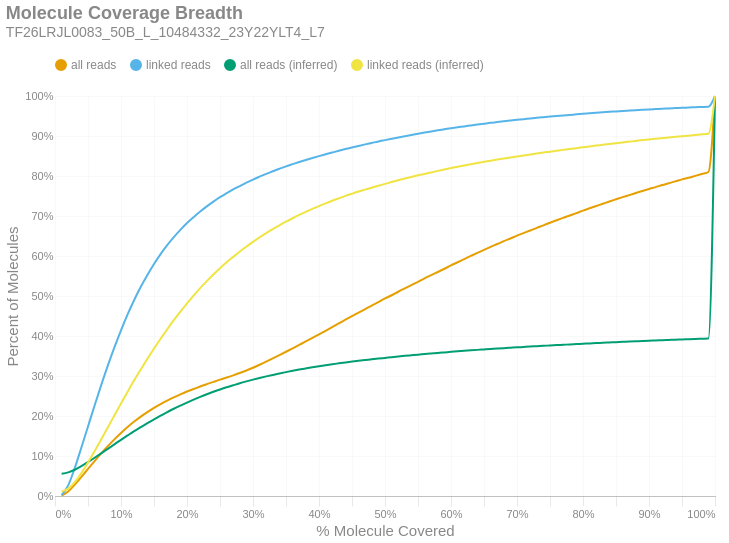

Notebook code for this chart:
### Markdown cell above
### Molecule Read Coverage
This chart shows molecule coverage breadth as computed by the number of bases aligned to that molecule. In other words, "*how much of each unique long molecule is actually sequenced/aligned?*" Keep in mind there is a distinction between sequences and alignments, since some sequences belonging to a particular molecule may not align well and wouldn't appear in the alignment data. This chart also shows molecule coverage breadth as computed by the *inferred fragment* from which the aligned sequences originate. Unlike read coverage, this calculation takes into account the total insert size, including unsequenced gaps between the forward and reverse reads. Like the previous figures, these are cumulative percents.

### Code cell
if SKIPLR:
    print_html(f"Skipped")
else:
    binned_df = consolidated_hist(valids['coverage_bp'], mask, 0.01, True)
    binned_df_inf = consolidated_hist(valids['coverage_inserts'], mask, 0.01, True)
    binned_df = binned_df.with_columns(pl.lit(binned_df_inf['all reads (cumsum)']).alias('all reads (inferred)'))
    binned_df = binned_df.with_columns(pl.lit(binned_df_inf['linked reads (cumsum)']).alias('linked reads (inferred)'))
    binned_df = binned_df.with_columns(
        (pl.col('bin').cast(pl.Float64) + 0.01).alias('right_edge')
    )

    with SafeRender(binned_df):
        (
            density_plot(binned_df, 'Molecule Coverage Breadth', samplename, 'molcov', ['all reads (inferred)','linked reads (inferred)'])
            .encode(
                #x=alt.X('bin:Q', title="% Molecule Covered").axis(format = '%').scale(padding=0),
                x=alt.X('right_edge:Q', title="% Molecule Covered").axis(format='%').scale(padding=0),
                y=alt.Y('value:Q', title='Percent of Molecules')
                    .axis(format='%')
                    .stack(False)
                    .scale(domainMin=0, padding=0),
                color=alt.Color("key:N").scale(domain = ["all reads", "linked reads", "all reads (inferred)", "linked reads (inferred)"]),
                tooltip = [
                    alt.Tooltip("key:N", title = "Data Type"),
                    alt.Tooltip("range_label:N", title="% Molecule Covered"),
                    alt.Tooltip("value:Q", format = ".2%", title="% Molecules")
                ]
            )
        ).display()

### Figure 1 — Vega-Lite specification as saved in the notebook (floating-point values rounded to 4 significant figures)
{"width": "container", "height": 400, "config": {"title": {"anchor": "start", "dy": -15, "fontSize": 18, "color": "#888888", "subtitleColor": "#888888", "subtitleFontSize": 14}, "arc": {"fill": "#0072B2"}, "axis": {"domainColor": "#888888", "domainWidth": 0.5, "gridWidth": 0.2, "grid": false, "titleFontWeight": 400, "titleFontSize": 15, "labelFontSize": 11, "labelColor": "#888888", "tickColor": "#888888", "tickWidth": 0.2, "titleColor": "#888888"}, "axisBand": {"grid": false}, "axisX": {"grid": true, "tickSize": 10, "domainCap": "round"}, "axisY": {"domain": false, "grid": true, "tickSize": 0, "domainCap": "round"}, "background": "transparent", "header": {"labelFontSize": 15, "labelColor": "#888888", "titleFontSize": 15, "titleFontWeight": 600, "titleColor": "#888888"}, "legend": {"labelFont": "sans-serif", "labelFontSize": 12, "labelColor": "#888888", "symbolSize": 100, "symbolType": "circle", "titleFontSize": 12, "titlePadding": 10, "titleColor": "#888888", "title": null, "orient": "top"}, "range": {"category": ["#E69F00", "#56B4E9", "#009E73", "#F0E442", "#0072B2", "#D55E00", "#CC79A7", "#000000"], "diverging": ["#cfe8f3", "#a2d4ec", "#73bfe2", "#46abdb", "#1696d2", "#12719e"]}, "area": {"fill": "#0072B2", "fillOpacity": 0.7, "line": true, "strokeOpacity": 0.7}, "line": {"color": "#0072B2", "stroke": "#0072B2", "strokeWidth": 2}, "trail": {"color": "#0072B2", "stroke": "#0072B2", "strokeWidth": 0, "size": 1}, "point": {"filled": true, "fillOpacity": 1.0, "size": 95}, "text": {"color": "#888888", "fontSize": 11, "align": "right", "fontWeight": 400, "size": 11}, "bar": {"fill": "#0072B2", "stroke": null}, "view": {"stroke": null, "continuousWidth": 660, "continuousHeight": 400}}, "data": {"name": "data-b5f12da889eee99df40afcce8bd87f46"}, "mark": {"type": "line", "interpolate": "monotone", "point": {"opacity": 0, "size": 275}}, "encoding": {"color": {"field": "key", "scale": {"domain": ["all reads", "linked reads", "all reads (inferred)", "linked reads (inferred)"]}, "type": "nominal"}, "tooltip": [{"field": "key", "title": "Data Type", "type": "nominal"}, {"field": "range_label", "title": "% Molecule Covered", "type": "nominal"}, {"field": "value", "format": ".2%", "title": "% Molecules", "type": "quantitative"}], "x": {"axis": {"format": "%"}, "field": "right_edge", "scale": {"padding": 0}, "title": "% Molecule Covered", "type": "quantitative"}, "y": {"axis": {"format": "%"}, "field": "value", "scale": {"domainMin": 0, "padding": 0}, "stack": false, "title": "Percent of Molecules", "type": "quantitative"}}, "params": [{"name": "param_c36ac31b6afebe62", "select": {"type": "point", "fields": ["key"]}, "bind": "legend"}], "title": {"text": "Molecule Coverage Breadth", "subtitle": "TF26LRJL0083_50B_L_10484332_23Y22YLT4_L7"}, "transform": [{"fold": ["all reads (cumsum)", "linked reads (cumsum)", "all reads (inferred)", "linked reads (inferred)"]}, {"calculate": "replace(datum.key, ' (cumsum)', '')", "as": "key"}, {"filter": {"param": "param_c36ac31b6afebe62"}}], "usermeta": {"embedOptions": {"downloadFileName": "TF26LRJL0083_50B_L_10484332_23Y22YLT4_L7.molcov"}}, "$schema": "https://vega.github.io/schema/vega-lite/v6.4.1.json", "datasets": {"data-b5f12da889eee99df40afcce8bd87f46": [{"bin": "0.0", "interval": "0.0-0.01", "all reads": 0.001173, "linked reads": 0.00199, "all reads (cumsum)": 0.001173, "linked reads (cumsum)": 0.00199, "range_label": "0.0-0.01", "all reads (inferred)": 0.05583, "linked reads (inferred)": 0.01132, "right_edge": 0.01}, {"bin": "0.01", "interval": "0.01-0.02", "all reads": 0.01019, "linked reads": 0.02448, "all reads (cumsum)": 0.01136, "linked reads (cumsum)": 0.02647, "range_label": "0.01-0.02", "all reads (inferred)": 0.05916, "linked reads (inferred)": 0.01838, "right_edge": 0.02}, {"bin": "0.02", "interval": "0.02-0.03", "all reads": 0.0171, "linked reads": 0.04383, "all reads (cumsum)": 0.02846, "linked reads (cumsum)": 0.0703, "range_label": "0.02-0.03", "all reads (inferred)": 0.06569, "linked reads (inferred)": 0.03459, "right_edge": 0.03}, {"bin": "0.03", "interval": "0.03-0.04", "all reads": 0.01938, "linked reads": 0.05098, "all reads (cumsum)": 0.04784, "linked reads (cumsum)": 0.1213, "range_label": "0.03-0.04", "all reads (inferred)": 0.07463, "linked reads (inferred)": 0.05741, "right_edge": 0.04}, {"bin": "0.04", "interval": "0.04-0.05", "all reads": 0.01983, "linked reads": 0.0526, "all reads (cumsum)": 0.06767, "linked reads (cumsum)": 0.1739, "range_label": "0.04-0.05", "all reads (inferred)": 0.08486, "linked reads (inferred)": 0.08385, "right_edge": 0.05}, {"bin": "0.05", "interval": "0.05-0.06", "all reads": 0.01968, "linked reads": 0.05254, "all reads (cumsum)": 0.08735, "linked reads (cumsum)": 0.2264, "range_label": "0.05-0.06", "all reads (inferred)": 0.09563, "linked reads (inferred)": 0.1122, "right_edge": 0.06}, {"bin": "0.06", "interval": "0.06-0.07", "all reads": 0.019, "linked reads": 0.05074, "all reads (cumsum)": 0.1064, "linked reads (cumsum)": 0.2771, "range_label": "0.06-0.07", "all reads (inferred)": 0.1066, "linked reads (inferred)": 0.1414, "right_edge": 0.07}, {"bin": "0.07", "interval": "0.07-0.08", "all reads": 0.01821, "linked reads": 0.04867, "all reads (cumsum)": 0.1246, "linked reads (cumsum)": 0.3258, "range_label": "0.07-0.08", "all reads (inferred)": 0.118, "linked reads (inferred)": 0.1714, "right_edge": 0.08}, {"bin": "0.08", "interval": "0.08-0.09", "all reads": 0.01708, "linked reads": 0.04577, "all reads (cumsum)": 0.1416, "linked reads (cumsum)": 0.3716, "range_label": "0.08-0.09", "all reads (inferred)": 0.1292, "linked reads (inferred)": 0.2015, "right_edge": 0.09}, {"bin": "0.09", "interval": "0.09-0.1", "all reads": 0.01592, "linked reads": 0.04263, "all reads (cumsum)": 0.1576, "linked reads (cumsum)": 0.4142, "range_label": "0.09-0.1", "all reads (inferred)": 0.1405, "linked reads (inferred)": 0.2315, "right_edge": 0.1}, {"bin": "0.1", "interval": "0.1-0.11", "all reads": 0.01491, "linked reads": 0.03982, "all reads (cumsum)": 0.1725, "linked reads (cumsum)": 0.454, "range_label": "0.1-0.11", "all reads (inferred)": 0.1514, "linked reads (inferred)": 0.2605, "right_edge": 0.11}, {"bin": "0.11", "interval": "0.11-0.12", "all reads": 0.01357, "linked reads": 0.03607, "all reads (cumsum)": 0.186, "linked reads (cumsum)": 0.4901, "range_label": "0.11-0.12", "all reads (inferred)": 0.1621, "linked reads (inferred)": 0.2891, "right_edge": 0.12}, {"bin": "0.12", "interval": "0.12-0.13", "all reads": 0.01239, "linked reads": 0.03294, "all reads (cumsum)": 0.1984, "linked reads (cumsum)": 0.5231, "range_label": "0.12-0.13", "all reads (inferred)": 0.1722, "linked reads (inferred)": 0.3162, "right_edge": 0.13}, {"bin": "0.13", "interval": "0.13-0.14", "all reads": 0.01127, "linked reads": 0.0295, "all reads (cumsum)": 0.2097, "linked reads (cumsum)": 0.5525, "range_label": "0.13-0.14", "all reads (inferred)": 0.1821, "linked reads (inferred)": 0.3429, "right_edge": 0.14}, {"bin": "0.14", "interval": "0.14-0.15", "all reads": 0.01054, "linked reads": 0.02753, "all reads (cumsum)": 0.2202, "linked reads (cumsum)": 0.5801, "range_label": "0.14-0.15", "all reads (inferred)": 0.1916, "linked reads (inferred)": 0.3684, "right_edge": 0.15}, {"bin": "0.15", "interval": "0.15-0.16", "all reads": 0.009665, "linked reads": 0.02473, "all reads (cumsum)": 0.2299, "linked reads (cumsum)": 0.6048, "range_label": "0.15-0.16", "all reads (inferred)": 0.2008, "linked reads (inferred)": 0.3932, "right_edge": 0.16}, {"bin": "0.16", "interval": "0.16-0.17", "all reads": 0.008716, "linked reads": 0.02219, "all reads (cumsum)": 0.2386, "linked reads (cumsum)": 0.627, "range_label": "0.16-0.17", "all reads (inferred)": 0.2096, "linked reads (inferred)": 0.4167, "right_edge": 0.17}, {"bin": "0.17", "interval": "0.17-0.18", "all reads": 0.008058, "linked reads": 0.02013, "all reads (cumsum)": 0.2467, "linked reads (cumsum)": 0.6471, "range_label": "0.17-0.18", "all reads (inferred)": 0.2181, "linked reads (inferred)": 0.4396, "right_edge": 0.18}, {"bin": "0.18", "interval": "0.18-0.19", "all reads": 0.007422, "linked reads": 0.01816, "all reads (cumsum)": 0.2541, "linked reads (cumsum)": 0.6653, "range_label": "0.18-0.19", "all reads (inferred)": 0.2261, "linked reads (inferred)": 0.4612, "right_edge": 0.19}, {"bin": "0.19", "interval": "0.19-0.2", "all reads": 0.007045, "linked reads": 0.01702, "all reads (cumsum)": 0.2611, "linked reads (cumsum)": 0.6823, "range_label": "0.19-0.2", "all reads (inferred)": 0.2336, "linked reads (inferred)": 0.4814, "right_edge": 0.2}, {"bin": "0.2", "interval": "0.2-0.21", "all reads": 0.006319, "linked reads": 0.01484, "all reads (cumsum)": 0.2675, "linked reads (cumsum)": 0.6972, "range_label": "0.2-0.21", "all reads (inferred)": 0.2409, "linked reads (inferred)": 0.501, "right_edge": 0.21}, {"bin": "0.21", "interval": "0.21-0.22", "all reads": 0.00621, "linked reads": 0.01406, "all reads (cumsum)": 0.2737, "linked reads (cumsum)": 0.7112, "range_label": "0.21-0.22", "all reads (inferred)": 0.2479, "linked reads (inferred)": 0.5197, "right_edge": 0.22}, {"bin": "0.22", "interval": "0.22-0.23", "all reads": 0.005877, "linked reads": 0.0129, "all reads (cumsum)": 0.2796, "linked reads (cumsum)": 0.7241, "range_label": "0.22-0.23", "all reads (inferred)": 0.2544, "linked reads (inferred)": 0.5371, "right_edge": 0.23}, {"bin": "0.23", "interval": "0.23-0.24", "all reads": 0.005718, "linked reads": 0.01193, "all reads (cumsum)": 0.2853, "linked reads (cumsum)": 0.736, "range_label": "0.23-0.24", "all reads (inferred)": 0.2605, "linked reads (inferred)": 0.5537, "right_edge": 0.24}, {"bin": "0.24", "interval": "0.24-0.25", "all reads": 0.005619, "linked reads": 0.01116, "all reads (cumsum)": 0.2909, "linked reads (cumsum)": 0.7472, "range_label": "0.24-0.25", "all reads (inferred)": 0.2664, "linked reads (inferred)": 0.5695, "right_edge": 0.25}, {"bin": "0.25", "interval": "0.25-0.26", "all reads": 0.005267, "linked reads": 0.009837, "all reads (cumsum)": 0.2962, "linked reads (cumsum)": 0.757, "range_label": "0.25-0.26", "all reads (inferred)": 0.2719, "linked reads (inferred)": 0.5842, "right_edge": 0.26}, {"bin": "0.26", "interval": "0.26-0.27", "all reads": 0.005473, "linked reads": 0.009373, "all reads (cumsum)": 0.3016, "linked reads (cumsum)": 0.7664, "range_label": "0.26-0.27", "all reads (inferred)": 0.2769, "linked reads (inferred)": 0.5977, "right_edge": 0.27}, {"bin": "0.27", "interval": "0.27-0.28", "all reads": 0.005842, "linked reads": 0.008396, "all reads (cumsum)": 0.3075, "linked reads (cumsum)": 0.7748, "range_label": "0.27-0.28", "all reads (inferred)": 0.2819, "linked reads (inferred)": 0.611, "right_edge": 0.28}, {"bin": "0.28", "interval": "0.28-0.29", "all reads": 0.006344, "linked reads": 0.008429, "all reads (cumsum)": 0.3138, "linked reads (cumsum)": 0.7832, "range_label": "0.28-0.29", "all reads (inferred)": 0.2865, "linked reads (inferred)": 0.6234, "right_edge": 0.29}, {"bin": "0.29", "interval": "0.29-0.3", "all reads": 0.006871, "linked reads": 0.007893, "all reads (cumsum)": 0.3207, "linked reads (cumsum)": 0.7911, "range_label": "0.29-0.3", "all reads (inferred)": 0.2909, "linked reads (inferred)": 0.6354, "right_edge": 0.3}, {"bin": "0.3", "interval": "0.3-0.31", "all reads": 0.0075, "linked reads": 0.007276, "all reads (cumsum)": 0.3282, "linked reads (cumsum)": 0.7984, "range_label": "0.3-0.31", "all reads (inferred)": 0.2951, "linked reads (inferred)": 0.6466, "right_edge": 0.31}, {"bin": "0.31", "interval": "0.31-0.32", "all reads": 0.007855, "linked reads": 0.00704, "all reads (cumsum)": 0.336, "linked reads (cumsum)": 0.8055, "range_label": "0.31-0.32", "all reads (inferred)": 0.299, "linked reads (inferred)": 0.657, "right_edge": 0.32}, {"bin": "0.32", "interval": "0.32-0.33", "all reads": 0.008088, "linked reads": 0.006377, "all reads (cumsum)": 0.3441, "linked reads (cumsum)": 0.8118, "range_label": "0.32-0.33", "all reads (inferred)": 0.3027, "linked reads (inferred)": 0.667, "right_edge": 0.33}, {"bin": "0.33", "interval": "0.33-0.34", "all reads": 0.008217, "linked reads": 0.006224, "all reads (cumsum)": 0.3523, "linked reads (cumsum)": 0.8181, "range_label": "0.33-0.34", "all reads (inferred)": 0.3063, "linked reads (inferred)": 0.6765, "right_edge": 0.34}, {"bin": "0.34", "interval": "0.34-0.35", "all reads": 0.008307, "linked reads": 0.005998, "all reads (cumsum)": 0.3607, "linked reads (cumsum)": 0.824, "range_label": "0.34-0.35", "all reads (inferred)": 0.3097, "linked reads (inferred)": 0.6857, "right_edge": 0.35}, {"bin": "0.35", "interval": "0.35-0.36", "all reads": 0.00849, "linked reads": 0.005511, "all reads (cumsum)": 0.3691, "linked reads (cumsum)": 0.8296, "range_label": "0.35-0.36", "all reads (inferred)": 0.313, "linked reads (inferred)": 0.6944, "right_edge": 0.36}, {"bin": "0.36", "interval": "0.36-0.37", "all reads": 0.008593, "linked reads": 0.005453, "all reads (cumsum)": 0.3777, "linked reads (cumsum)": 0.835, "range_label": "0.36-0.37", "all reads (inferred)": 0.3161, "linked reads (inferred)": 0.7026, "right_edge": 0.37}, {"bin": "0.37", "interval": "0.37-0.38", "all reads": 0.008592, "linked reads": 0.005155, "all reads (cumsum)": 0.3863, "linked reads (cumsum)": 0.8402, "range_label": "0.37-0.38", "all reads (inferred)": 0.3189, "linked reads (inferred)": 0.7102, "right_edge": 0.38}, {"bin": "0.38", "interval": "0.38-0.39", "all reads": 0.008805, "linked reads": 0.004927, "all reads (cumsum)": 0.3951, "linked reads (cumsum)": 0.8451, "range_label": "0.38-0.39", "all reads (inferred)": 0.3217, "linked reads (inferred)": 0.7177, "right_edge": 0.39}, {"bin": "0.39", "interval": "0.39-0.4", "all reads": 0.008885, "linked reads": 0.004633, "all reads (cumsum)": 0.404, "linked reads (cumsum)": 0.8497, "range_label": "0.39-0.4", "all reads (inferred)": 0.3244, "linked reads (inferred)": 0.7249, "right_edge": 0.4}, {"bin": "0.4", "interval": "0.4-0.41", "all reads": 0.009047, "linked reads": 0.004463, "all reads (cumsum)": 0.4131, "linked reads (cumsum)": 0.8542, "range_label": "0.4-0.41", "all reads (inferred)": 0.3269, "linked reads (inferred)": 0.7316, "right_edge": 0.41}, {"bin": "0.41", "interval": "0.41-0.42", "all reads": 0.009335, "linked reads": 0.004479, "all reads (cumsum)": 0.4224, "linked reads (cumsum)": 0.8587, "range_label": "0.41-0.42", "all reads (inferred)": 0.3294, "linked reads (inferred)": 0.738, "right_edge": 0.42}, {"bin": "0.42", "interval": "0.42-0.43", "all reads": 0.009251, "linked reads": 0.004424, "all reads (cumsum)": 0.4317, "linked reads (cumsum)": 0.8631, "range_label": "0.42-0.43", "all reads (inferred)": 0.3317, "linked reads (inferred)": 0.7442, "right_edge": 0.43}, {"bin": "0.43", "interval": "0.43-0.44", "all reads": 0.009037, "linked reads": 0.004178, "all reads (cumsum)": 0.4407, "linked reads (cumsum)": 0.8673, "range_label": "0.43-0.44", "all reads (inferred)": 0.334, "linked reads (inferred)": 0.7503, "right_edge": 0.44}, {"bin": "0.44", "interval": "0.44-0.45", "all reads": 0.009056, "linked reads": 0.00396, "all reads (cumsum)": 0.4497, "linked reads (cumsum)": 0.8712, "range_label": "0.44-0.45", "all reads (inferred)": 0.336, "linked reads (inferred)": 0.7558, "right_edge": 0.45}, {"bin": "0.45", "interval": "0.45-0.46", "all reads": 0.00888, "linked reads": 0.003943, "all reads (cumsum)": 0.4586, "linked reads (cumsum)": 0.8752, "range_label": "0.45-0.46", "all reads (inferred)": 0.338, "linked reads (inferred)": 0.7611, "right_edge": 0.46}, {"bin": "0.46", "interval": "0.46-0.47", "all reads": 0.008691, "linked reads": 0.003839, "all reads (cumsum)": 0.4673, "linked reads (cumsum)": 0.879, "range_label": "0.46-0.47", "all reads (inferred)": 0.3398, "linked reads (inferred)": 0.7659, "right_edge": 0.47}, {"bin": "0.47", "interval": "0.47-0.48", "all reads": 0.008756, "linked reads": 0.003695, "all reads (cumsum)": 0.4761, "linked reads (cumsum)": 0.8827, "range_label": "0.47-0.48", "all reads (inferred)": 0.3417, "linked reads (inferred)": 0.7708, "right_edge": 0.48}, {"bin": "0.48", "interval": "0.48-0.49", "all reads": 0.008488, "linked reads": 0.003734, "all reads (cumsum)": 0.4846, "linked reads (cumsum)": 0.8864, "range_label": "0.48-0.49", "all reads (inferred)": 0.3435, "linked reads (inferred)": 0.7756, "right_edge": 0.49}, {"bin": "0.49", "interval": "0.49-0.5", "all reads": 0.00924, "linked reads": 0.003257, "all reads (cumsum)": 0.4938, "linked reads (cumsum)": 0.8897, "range_label": "0.49-0.5", "all reads (inferred)": 0.3453, "linked reads (inferred)": 0.7802, "right_edge": 0.5}, {"bin": "0.5", "interval": "0.5-0.51", "all reads": 0.008063, "linked reads": 0.003277, "all reads (cumsum)": 0.5019, "linked reads (cumsum)": 0.893, "range_label": "0.5-0.51", "all reads (inferred)": 0.347, "linked reads (inferred)": 0.7849, "right_edge": 0.51}, {"bin": "0.51", "interval": "0.51-0.52", "all reads": 0.008762, "linked reads": 0.003313, "all reads (cumsum)": 0.5106, "linked reads (cumsum)": 0.8963, "range_label": "0.51-0.52", "all reads (inferred)": 0.3488, "linked reads (inferred)": 0.7894, "right_edge": 0.52}, {"bin": "0.52", "interval": "0.52-0.53", "all reads": 0.008368, "linked reads": 0.003267, "all reads (cumsum)": 0.519, "linked reads (cumsum)": 0.8996, "range_label": "0.52-0.53", "all reads (inferred)": 0.3504, "linked reads (inferred)": 0.7937, "right_edge": 0.53}, {"bin": "0.53", "interval": "0.53-0.54", "all reads": 0.008354, "linked reads": 0.003087, "all reads (cumsum)": 0.5273, "linked reads (cumsum)": 0.9026, "range_label": "0.53-0.54", "all reads (inferred)": 0.3519, "linked reads (inferred)": 0.7977, "right_edge": 0.54}, {"bin": "0.54", "interval": "0.54-0.55", "all reads": 0.008142, "linked reads": 0.003136, "all reads (cumsum)": 0.5355, "linked reads (cumsum)": 0.9058, "range_label": "0.54-0.55", "all reads (inferred)": 0.3534, "linked reads (inferred)": 0.8017, "right_edge": 0.55}, {"bin": "0.55", "interval": "0.55-0.56", "all reads": 0.008584, "linked reads": 0.002872, "all reads (cumsum)": 0.5441, "linked reads (cumsum)": 0.9087, "range_label": "0.55-0.56", "all reads (inferred)": 0.3548, "linked reads (inferred)": 0.8052, "right_edge": 0.56}, {"bin": "0.56", "interval": "0.56-0.57", "all reads": 0.008053, "linked reads": 0.002738, "all reads (cumsum)": 0.5521, "linked reads (cumsum)": 0.9114, "range_label": "0.56-0.57", "all reads (inferred)": 0.3562, "linked reads (inferred)": 0.809, "right_edge": 0.57}, {"bin": "0.57", "interval": "0.57-0.58", "all reads": 0.007879, "linked reads": 0.002806, "all reads (cumsum)": 0.56, "linked reads (cumsum)": 0.9142, "range_label": "0.57-0.58", "all reads (inferred)": 0.3577, "linked reads (inferred)": 0.8128, "right_edge": 0.58}, {"bin": "0.58", "interval": "0.58-0.59", "all reads": 0.008102, "linked reads": 0.002601, "all reads (cumsum)": 0.5681, "linked reads (cumsum)": 0.9168, "range_label": "0.58-0.59", "all reads (inferred)": 0.359, "linked reads (inferred)": 0.8163, "right_edge": 0.59}, {"bin": "0.59", "interval": "0.59-0.6", "all reads": 0.008323, "linked reads": 0.002663, "all reads (cumsum)": 0.5764, "linked reads (cumsum)": 0.9195, "range_label": "0.59-0.6", "all reads (inferred)": 0.3604, "linked reads (inferred)": 0.8198, "right_edge": 0.6}, {"bin": "0.6", "interval": "0.6-0.61", "all reads": 0.007908, "linked reads": 0.002437, "all reads (cumsum)": 0.5843, "linked reads (cumsum)": 0.9219, "range_label": "0.6-0.61", "all reads (inferred)": 0.3617, "linked reads (inferred)": 0.8232, "right_edge": 0.61}, {"bin": "0.61", "interval": "0.61-0.62", "all reads": 0.008009, "linked reads": 0.00214, "all reads (cumsum)": 0.5923, "linked reads (cumsum)": 0.924, "range_label": "0.61-0.62", "all reads (inferred)": 0.3629, "linked reads (inferred)": 0.8265, "right_edge": 0.62}, {"bin": "0.62", "interval": "0.62-0.63", "all reads": 0.007806, "linked reads": 0.002369, "all reads (cumsum)": 0.6002, "linked reads (cumsum)": 0.9264, "range_label": "0.62-0.63", "all reads (inferred)": 0.3642, "linked reads (inferred)": 0.8296, "right_edge": 0.63}, {"bin": "0.63", "interval": "0.63-0.64", "all reads": 0.007703, "linked reads": 0.002271, "all reads (cumsum)": 0.6079, "linked reads (cumsum)": 0.9287, "range_label": "0.63-0.64", "all reads (inferred)": 0.3653, "linked reads (inferred)": 0.8326, "right_edge": 0.64}, {"bin": "0.64", "interval": "0.64-0.65", "all reads": 0.007419, "linked reads": 0.00214, "all reads (cumsum)": 0.6153, "linked reads (cumsum)": 0.9308, "range_label": "0.64-0.65", "all reads (inferred)": 0.3664, "linked reads (inferred)": 0.8354, "right_edge": 0.65}, {"bin": "0.65", "interval": "0.65-0.66", "all reads": 0.00763, "linked reads": 0.002137, "all reads (cumsum)": 0.6229, "linked reads (cumsum)": 0.933, "range_label": "0.65-0.66", "all reads (inferred)": 0.3675, "linked reads (inferred)": 0.8382, "right_edge": 0.66}, {"bin": "0.66", "interval": "0.66-0.67", "all reads": 0.007004, "linked reads": 0.001754, "all reads (cumsum)": 0.6299, "linked reads (cumsum)": 0.9347, "range_label": "0.66-0.67", "all reads (inferred)": 0.3686, "linked reads (inferred)": 0.8411, "right_edge": 0.67}, {"bin": "0.67", "interval": "0.67-0.68", "all reads": 0.007156, "linked reads": 0.001931, "all reads (cumsum)": 0.6371, "linked reads (cumsum)": 0.9366, "range_label": "0.67-0.68", "all reads (inferred)": 0.3696, "linked reads (inferred)": 0.8438, "right_edge": 0.68}, {"bin": "0.68", "interval": "0.68-0.69", "all reads": 0.006781, "linked reads": 0.001931, "all reads (cumsum)": 0.6438, "linked reads (cumsum)": 0.9386, "range_label": "0.68-0.69", "all reads (inferred)": 0.3706, "linked reads (inferred)": 0.8462, "right_edge": 0.69}, {"bin": "0.69", "interval": "0.69-0.7", "all reads": 0.006967, "linked reads": 0.001764, "all reads (cumsum)": 0.6508, "linked reads (cumsum)": 0.9403, "range_label": "0.69-0.7", "all reads (inferred)": 0.3716, "linked reads (inferred)": 0.8488, "right_edge": 0.7}, {"bin": "0.7", "interval": "0.7-0.71", "all reads": 0.00651, "linked reads": 0.001588, "all reads (cumsum)": 0.6573, "linked reads (cumsum)": 0.9419, "range_label": "0.7-0.71", "all reads (inferred)": 0.3726, "linked reads (inferred)": 0.8513, "right_edge": 0.71}, {"bin": "0.71", "interval": "0.71-0.72", "all reads": 0.006504, "linked reads": 0.00181, "all reads (cumsum)": 0.6638, "linked reads (cumsum)": 0.9437, "range_label": "0.71-0.72", "all reads (inferred)": 0.3736, "linked reads (inferred)": 0.8539, "right_edge": 0.72}, {"bin": "0.72", "interval": "0.72-0.73", "all reads": 0.006638, "linked reads": 0.001627, "all reads (cumsum)": 0.6705, "linked reads (cumsum)": 0.9454, "range_label": "0.72-0.73", "all reads (inferred)": 0.3745, "linked reads (inferred)": 0.8562, "right_edge": 0.73}, {"bin": "0.73", "interval": "0.73-0.74", "all reads": 0.00626, "linked reads": 0.001601, "all reads (cumsum)": 0.6767, "linked reads (cumsum)": 0.947, "range_label": "0.73-0.74", "all reads (inferred)": 0.3755, "linked reads (inferred)": 0.8586, "right_edge": 0.74}, {"bin": "0.74", "interval": "0.74-0.75", "all reads": 0.006512, "linked reads": 0.001598, "all reads (cumsum)": 0.6832, "linked reads (cumsum)": 0.9486, "range_label": "0.74-0.75", "all reads (inferred)": 0.3763, "linked reads (inferred)": 0.8608, "right_edge": 0.75}, {"bin": "0.75", "interval": "0.75-0.76", "all reads": 0.006213, "linked reads": 0.00146, "all reads (cumsum)": 0.6895, "linked reads (cumsum)": 0.95, "range_label": "0.75-0.76", "all reads (inferred)": 0.3772, "linked reads (inferred)": 0.8631, "right_edge": 0.76}, {"bin": "0.76", "interval": "0.76-0.77", "all reads": 0.005932, "linked reads": 0.001326, "all reads (cumsum)": 0.6954, "linked reads (cumsum)": 0.9513, "range_label": "0.76-0.77", "all reads (inferred)": 0.3781, "linked reads (inferred)": 0.8653, "right_edge": 0.77}, {"bin": "0.77", "interval": "0.77-0.78", "all reads": 0.005936, "linked reads": 0.001395, "all reads (cumsum)": 0.7013, "linked reads (cumsum)": 0.9527, "range_label": "0.77-0.78", "all reads (inferred)": 0.3789, "linked reads (inferred)": 0.8676, "right_edge": 0.78}, {"bin": "0.78", "interval": "0.78-0.79", "all reads": 0.005945, "linked reads": 0.001346, "all reads (cumsum)": 0.7073, "linked reads (cumsum)": 0.9541, "range_label": "0.78-0.79", "all reads (inferred)": 0.3798, "linked reads (inferred)": 0.8697, "right_edge": 0.79}, {"bin": "0.79", "interval": "0.79-0.8", "all reads": 0.006213, "linked reads": 0.001411, "all reads (cumsum)": 0.7135, "linked reads (cumsum)": 0.9555, "range_label": "0.79-0.8", "all reads (inferred)": 0.3806, "linked reads (inferred)": 0.8718, "right_edge": 0.8}, {"bin": "0.8", "interval": "0.8-0.81", "all reads": 0.005727, "linked reads": 0.001346, "all reads (cumsum)": 0.7192, "linked reads (cumsum)": 0.9568, "range_label": "0.8-0.81", "all reads (inferred)": 0.3814, "linked reads (inferred)": 0.8738, "right_edge": 0.81}, {"bin": "0.81", "interval": "0.81-0.82", "all reads": 0.005691, "linked reads": 0.001261, "all reads (cumsum)": 0.7249, "linked reads (cumsum)": 0.9581, "range_label": "0.81-0.82", "all reads (inferred)": 0.3823, "linked reads (inferred)": 0.876, "right_edge": 0.82}, {"bin": "0.82", "interval": "0.82-0.83", "all reads": 0.005666, "linked reads": 0.001166, "all reads (cumsum)": 0.7306, "linked reads (cumsum)": 0.9593, "range_label": "0.82-0.83", "all reads (inferred)": 0.383, "linked reads (inferred)": 0.8779, "right_edge": 0.83}, {"bin": "0.83", "interval": "0.83-0.84", "all reads": 0.005738, "linked reads": 0.001274, "all reads (cumsum)": 0.7363, "linked reads (cumsum)": 0.9605, "range_label": "0.83-0.84", "all reads (inferred)": 0.3838, "linked reads (inferred)": 0.88, "right_edge": 0.84}, {"bin": "0.84", "interval": "0.84-0.85", "all reads": 0.005433, "linked reads": 0.0009899, "all reads (cumsum)": 0.7417, "linked reads (cumsum)": 0.9615, "range_label": "0.84-0.85", "all reads (inferred)": 0.3846, "linked reads (inferred)": 0.882, "right_edge": 0.85}, {"bin": "0.85", "interval": "0.85-0.86", "all reads": 0.00538, "linked reads": 0.001117, "all reads (cumsum)": 0.7471, "linked reads (cumsum)": 0.9626, "range_label": "0.85-0.86", "all reads (inferred)": 0.3854, "linked reads (inferred)": 0.884, "right_edge": 0.86}, {"bin": "0.86", "interval": "0.86-0.87", "all reads": 0.005105, "linked reads": 0.00101, "all reads (cumsum)": 0.7522, "linked reads (cumsum)": 0.9637, "range_label": "0.86-0.87", "all reads (inferred)": 0.3861, "linked reads (inferred)": 0.8859, "right_edge": 0.87}, {"bin": "0.87", "interval": "0.87-0.88", "all reads": 0.005179, "linked reads": 0.001003, "all reads (cumsum)": 0.7574, "linked reads (cumsum)": 0.9647, "range_label": "0.87-0.88", "all reads (inferred)": 0.3868, "linked reads (inferred)": 0.8878, "right_edge": 0.88}, {"bin": "0.88", "interval": "0.88-0.89", "all reads": 0.005038, "linked reads": 0.000967, "all reads (cumsum)": 0.7624, "linked reads (cumsum)": 0.9656, "range_label": "0.88-0.89", "all reads (inferred)": 0.3876, "linked reads (inferred)": 0.8897, "right_edge": 0.89}, {"bin": "0.89", "interval": "0.89-0.9", "all reads": 0.00507, "linked reads": 0.000905, "all reads (cumsum)": 0.7675, "linked reads (cumsum)": 0.9665, "range_label": "0.89-0.9", "all reads (inferred)": 0.3883, "linked reads (inferred)": 0.8915, "right_edge": 0.9}, {"bin": "0.9", "interval": "0.9-0.91", "all reads": 0.00476, "linked reads": 0.0007906, "all reads (cumsum)": 0.7723, "linked reads (cumsum)": 0.9673, "range_label": "0.9-0.91", "all reads (inferred)": 0.3889, "linked reads (inferred)": 0.893, "right_edge": 0.91}, {"bin": "0.91", "interval": "0.91-0.92", "all reads": 0.005133, "linked reads": 0.0007906, "all reads (cumsum)": 0.7774, "linked reads (cumsum)": 0.9681, "range_label": "0.91-0.92", "all reads (inferred)": 0.3895, "linked reads (inferred)": 0.8948, "right_edge": 0.92}, {"bin": "0.92", "interval": "0.92-0.93", "all reads": 0.004503, "linked reads": 0.0008919, "all reads (cumsum)": 0.7819, "linked reads (cumsum)": 0.969, "range_label": "0.92-0.93", "all reads (inferred)": 0.3902, "linked reads (inferred)": 0.8964, "right_edge": 0.93}, {"bin": "0.93", "interval": "0.93-0.94", "all reads": 0.004602, "linked reads": 0.0007449, "all reads (cumsum)": 0.7865, "linked reads (cumsum)": 0.9698, "range_label": "0.93-0.94", "all reads (inferred)": 0.3908, "linked reads (inferred)": 0.8979, "right_edge": 0.94}, {"bin": "0.94", "interval": "0.94-0.95", "all reads": 0.004983, "linked reads": 0.000771, "all reads (cumsum)": 0.7915, "linked reads (cumsum)": 0.9705, "range_label": "0.94-0.95", "all reads (inferred)": 0.3914, "linked reads (inferred)": 0.8994, "right_edge": 0.95}, {"bin": "0.95", "interval": "0.95-0.96", "all reads": 0.0042, "linked reads": 0.0006338, "all reads (cumsum)": 0.7957, "linked reads (cumsum)": 0.9712, "range_label": "0.95-0.96", "all reads (inferred)": 0.3919, "linked reads (inferred)": 0.9009, "right_edge": 0.96}, {"bin": "0.96", "interval": "0.96-0.97", "all reads": 0.004648, "linked reads": 0.0006959, "all reads (cumsum)": 0.8003, "linked reads (cumsum)": 0.9719, "range_label": "0.96-0.97", "all reads (inferred)": 0.3926, "linked reads (inferred)": 0.9024, "right_edge": 0.97}, {"bin": "0.97", "interval": "0.97-0.98", "all reads": 0.004789, "linked reads": 0.0006926, "all reads (cumsum)": 0.8051, "linked reads (cumsum)": 0.9725, "range_label": "0.97-0.98", "all reads (inferred)": 0.3932, "linked reads (inferred)": 0.9041, "right_edge": 0.98}, {"bin": "0.98", "interval": "0.98-0.99", "all reads": 0.004911, "linked reads": 0.0006926, "all reads (cumsum)": 0.81, "linked reads (cumsum)": 0.9732, "range_label": "0.98-0.99", "all reads (inferred)": 0.3939, "linked reads (inferred)": 0.9056, "right_edge": 0.99}, {"bin": "0.99", "interval": "0.99-1.0", "all reads": 0.19, "linked reads": 0.02676, "all reads (cumsum)": 1.0, "linked reads (cumsum)": 1.0, "range_label": "0.99-1.0", "all reads (inferred)": 1.0, "linked reads (inferred)": 1.0, "right_edge": 1.0}]}}
